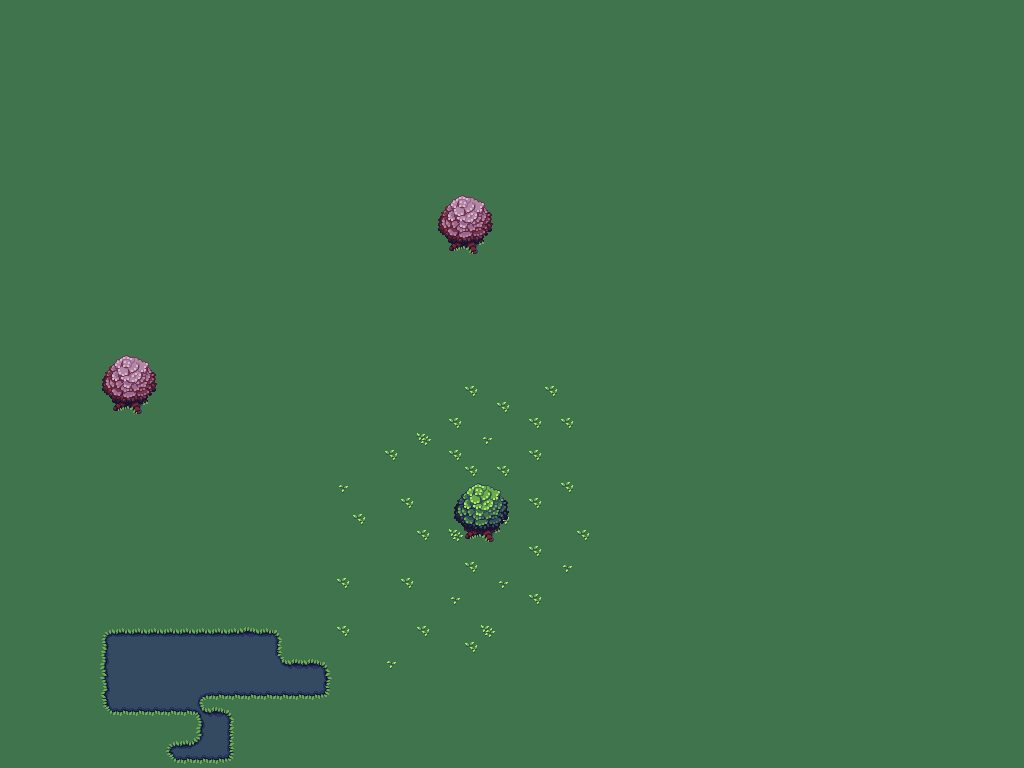

A level layout from a 2D game, rendered from its tile map. Below: a short description, then the map file with tile-grid data replaced by summaries:
An orthogonal 64x48 tile map with 16x16 px tiles, 2 tile layers (Grass, Small Objects) and 7 objects (arvore1, borderRight, borderLeft, borderUp, borderDown, ...).

<map version="1.0" orientation="orthogonal" renderorder="right-down" width="64" height="48" tilewidth="16" tileheight="16" nextobjectid="26">
 <tileset firstgid="1" name="buch-outdoor" tilewidth="16" tileheight="16" tilecount="288" columns="24">
  <image source="../tiles/buch-outdoor.png" trans="ff00ff" width="384" height="192" />
 </tileset>
 <objectgroup draworder="index" name="Objetos">
  <object id="17" name="arvore1" x="472.216" y="264.484">
   <polyline points="0,0 -43.8961,-35.4304 -17.8836,-80.1033 27.6383,-47.7538 0,1.54045" />
  </object>
  <object id="18" name="borderRight" x="-96" y="-48" width="99" height="885" />
  <object id="20" name="borderLeft" x="1019" y="-47" width="78" height="885" />
  <object id="21" name="borderUp" x="-96" y="-49" width="1193" height="54" />
  <object id="22" name="borderDown" x="-96" y="762" width="1195" height="76" />
  <object id="24" name="arvore2" x="137" y="426">
   <polyline points="0,0 -43.8961,-35.4304 -17.8836,-80.1033 27.6383,-47.7538 0,1.54045" />
  </object>
  <object id="25" name="arvore3" x="488" y="552">
   <polyline points="0,0 -43.8961,-35.4304 -17.8836,-80.1033 27.6383,-47.7538 0,1.54045" />
  </object>
 </objectgroup>
 <layer name="Grass" width="64" height="48">
  <data>[3072 cells, 3072 non-empty, 3 distinct tile ids]</data>
 </layer>
 <layer name="Small Objects" width="64" height="48">
  <data>[3072 cells, 147 non-empty, 53 distinct tile ids]</data>
 </layer>
</map>
